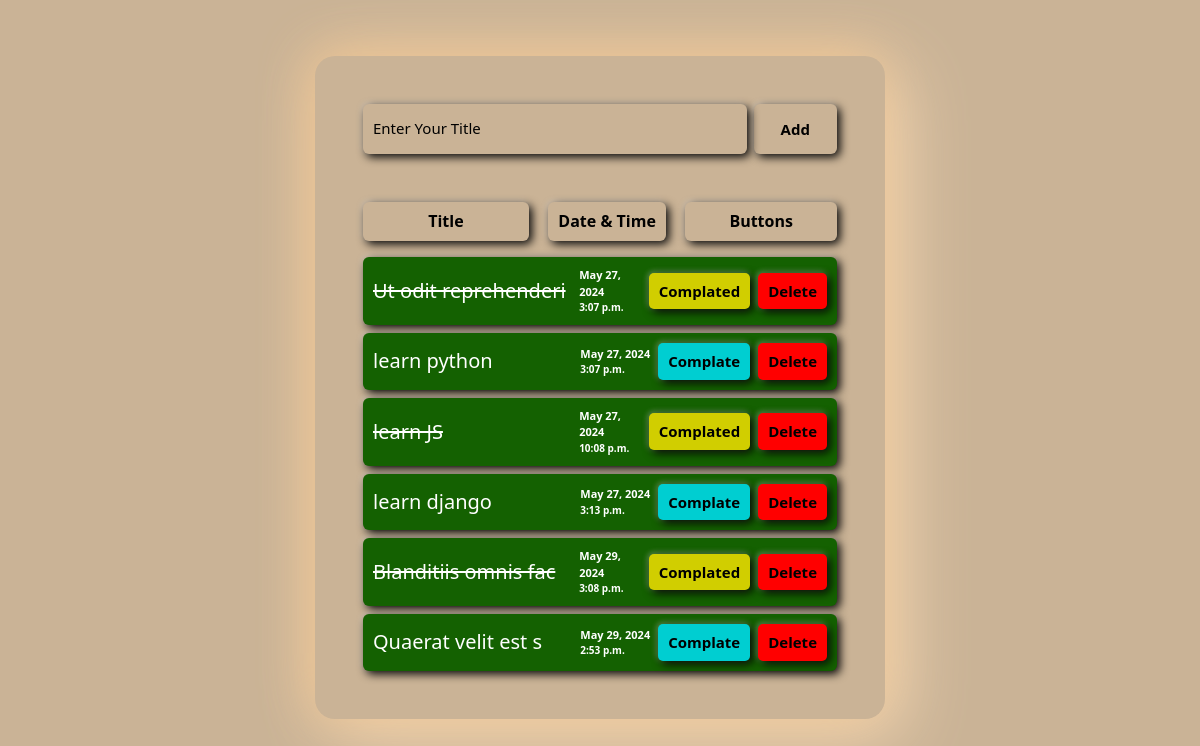
The page / on the database its author committed.
### todos/models.py (models this page shows)
class ParsonalTodo(models.Model):
  title = models.CharField(max_length=20)
  complate = models.BooleanField(default=False)
  listtime = models.TimeField(auto_now=True)
  createDate = models.DateField(auto_now_add=True)

### todos/views.py (the view, shortened to what this page needs)
# urls.py: 2. Add a URL to urlpatterns:  path('', views.home, name='home')
def home(request):
  all_data = ParsonalTodo.objects.all()
  return render(request, "index.html", locals())

### template/index.html (shortened to what this page needs)
<!doctype html>
<html lang="en">
<head>
  <link href="https://cdn.jsdelivr.net/npm/bootstrap@5.0.2/dist/css/bootstrap.min.css" rel="stylesheet"
>
</head>
<body>
  <section id="todoSection">
    <div class="container">
      <div class="row flex-column ">
        <div class=" col-6 mx-auto  my-5 p-5">
          <form method="POST" action="{%url 'HomeUrl' %}">
            <div class="inputcontainer d-flex flex-nowrap mb-5 w-100">
              <input style="color: #000000; background-color: transparent !important;" class="input w-100" type="text" name="textTitle" required="">
              <button class="submit px-2" style="font-weight: 700;" type="submit">Add</button>
              <label class="label">Enter Your Title</label>
            </div>
          </form>
          <div class="todoBox">
              <ul class="d-flex justify-content-between mb-3">
                <li style="width: 35%; text-align: center; margin-right: 5px;">
                  <h6 style="font-weight: 700; font-size: 16px; margin: 0 !important;">Title</h6>
                </li>
                <li style="width: 25%; text-align: center; margin:0 5px;">
                  <h6 style="font-weight: 700; font-size: 16px; margin: 0 !important;">Date & Time</h6>
                </li>
                <li style="width: 32%; text-align: center; margin-left: 5px;">
                  <h6 style="font-weight: 700; font-size: 16px; margin: 0 !important;">Buttons</h6>
                </li>
              </ul>
            <ul style="list-style: decimal-leading-zero;">
              {%for i in all_data%}
                {%if i.complate%}
                  <li class="w-100 mt-2 d-flex justify-content-between align-items-center"  style="background-color: #146101; color: #fff;">
                    <h5 style="text-decoration: line-through;"> {{i.title}} </h5>
                    <div class="date_time_container">
                      <p style="padding: 0; margin: 0 !important; font-size: 11px;"> {{i.createDate}} </p>
                      <p style="padding: 0; margin: 0 !important; font-size: 10px;"> {{i.listtime}} </p>
                    </div>
                    <div class="todoimpuBtn ms-auto d-flex ">
                      <a href="{%url 'uncompleteUrl' i.id %}">
                        <button class="  h-100 w-100"
                          style="  background-color: rgb(209, 206, 0); border: none; border-radius: 5px; padding: 7px 10px;"
                          type="button">Complated</button>
                      </a>
                      <a class="ms-2" href="{%url 'DeleteUrl' i.id %}">
                        <button class="  h-100 w-100"
                          style="  background-color: rgb(255, 0, 0); border: none; border-radius: 5px; padding: 7px 10px;"
                          type="button">Delete</button>
                      </a>
                    </div>
                  </li>
                {%elif i.complate != "true"%}
                  <li class="w-100 mt-2 d-flex  justify-content-between align-items-center"  style="background-color: #146101; color: #fff;">
                    <h5><del>{{i.title}}</del></h5>
                    <div class="date_time_container">
                      <p style="padding: 0; margin: 0 !important; font-size: 11px;"> {{i.createDate}} </p>
                      <p style="padding: 0; margin: 0 !important; font-size: 10px;"> {{i.listtime}} </p>
                    </div>
                    <div class="todoimpuBtn ms-auto d-flex ">
                      <a href="{%url 'ComplatedUrl' i.id %}">
                        <button class=" h-100 w-100"
                          style="  background-color: darkturquoise; border: none; border-radius: 5px; padding: 7px 10px;"
                          type="button">Complate</button>
                      </a>
                      <a class=" ms-2" href="{%url 'DeleteUrl' i.id %}">
                        <button class=" h-100 w-100"
                          style="  background-color: rgb(255, 0, 0); border: none; border-radius: 5px; padding: 7px 10px;"
                          type="button">Delete</button>
                      </a>
                    </div>
                  </li>
                {% endif %}
              {% endfor %}
            </ul>
          </div>
        </div>
      </div>
    </div>
  </section>
</body>
</html>

### template/index.html (style rules this page uses)
* { text-decoration: none; padding: 0; margin: 0; outline: 0; box-sizing: border-box; list-style: none; }
dl, ol, ul, li { padding: 0; margin: 0; }
body { background-color: rgb(202, 179, 150); }
#todoSection { height: 100vh; }
#todoSection .inputcontainer { gap: 7px; position: relative; font-weight: 500; color: rgb(0, 0, 0); }
#todoSection .inputcontainer .label { font-size: 15px; padding-left: 10px; position: absolute; top: 13px; transition: 0.3s; pointer-events: none; }
#todoSection .input, .submit, li, button { width: 100px; height: 50px; border: none; outline: none; font-weight: 600; padding: 0px 7px; border-radius: 6px; color: #000000; font-size: 15px; background-color: transparent; box-shadow: 3px 3px 10px rgba(0, 0, 0, 1), -1px -1px 6px rgba(255, 255, 255, 0.4); }
#todoSection div.col-6.mx-auto { border-radius: 20px; background: rgb(202, 179, 150); box-shadow: -5px -5px 50px rgb(237, 195, 144), 15px 15px 70px rgb(246, 218, 183); }
#todoSection .todoBox ul li { padding: 10px 10px; height: 100%; transition: 1s; }
#todoSection .todoBox h5 { width: 45%; overflow: initial; margin: 0; margin-right: 3px; }

### rows shown on the page
ParsonalTodo: title "Ut odit reprehenderi", createDate "May 27, 2024", listtime "3:07 p.m."
ParsonalTodo: title "learn python", createDate "May 27, 2024", listtime "3:07 p.m."
ParsonalTodo: title "learn JS", createDate "May 27, 2024", listtime "10:08 p.m."
ParsonalTodo: title "learn django", createDate "May 27, 2024", listtime "3:13 p.m."
ParsonalTodo: title "Blanditiis omnis fac", createDate "May 29, 2024", listtime "3:08 p.m."
ParsonalTodo: title "Quaerat velit est s", createDate "May 29, 2024", listtime "2:53 p.m."
